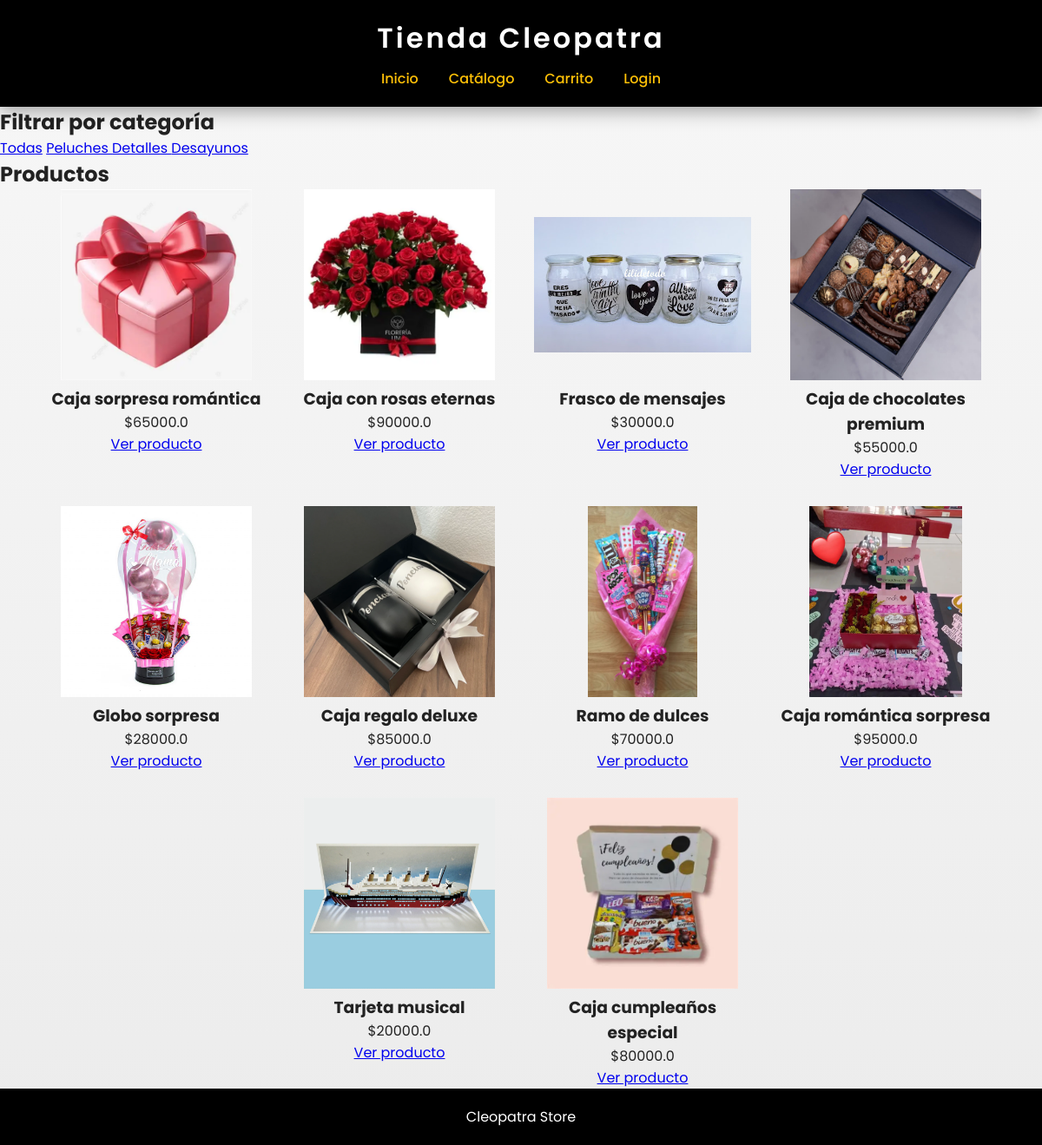
The page /catalogo?categoria=2 on the database its author committed.
### tables this page shows
CREATE TABLE categorias (
        id_categoria INTEGER PRIMARY KEY AUTOINCREMENT,
        nombre TEXT NOT NULL
    );

CREATE TABLE productos (
        id_producto INTEGER PRIMARY KEY AUTOINCREMENT,
        nombre TEXT NOT NULL,
        descripcion TEXT,
        precio REAL NOT NULL,
        id_categoria INTEGER, imagen BLOB,
        FOREIGN KEY (id_categoria) REFERENCES categorias(id_categoria)
    );

### app.py (the view)
@app.route("/catalogo")
def catalogo():
    conn = get_db()
    categoria = request.args.get("categoria")
    if categoria:
        productos = conn.execute(
            "SELECT * FROM productos WHERE id_categoria=?",
            (categoria,)
        ).fetchall()
    else:
        productos = conn.execute(
            "SELECT * FROM productos"
        ).fetchall()
    categorias = conn.execute("SELECT * FROM categorias").fetchall()
    conn.close()
    return render_template(
        "publico/catalogo.html",
        productos=productos,
        categorias=categorias
    )

### app.py (called while the page is built)
def get_db():
    conn = sqlite3.connect(DATABASE)
    conn.row_factory = sqlite3.Row
    return conn

### templates/publico/catalogo.html (shortened to what this page needs)
<!DOCTYPE html>
<html lang="es">
<head>
    <link rel="stylesheet" href="{{ url_for('static', filename='css/styles.css') }}">
</head>
<body>
<header>
    <h1>Tienda Cleopatra</h1>
    <nav>
        <a href="{{ url_for('home') }}">Inicio</a>
        <a href="{{ url_for('catalogo') }}">Catálogo</a>
        <a href="{{ url_for('carrito') }}">Carrito</a>
        {% if session.get('usuario_id') %}
            <span>Hola {{ session.get('nombre') }}</span>
            <a href="{{ url_for('mis_pedidos') }}">Mis pedidos</a>
            <a href="{{ url_for('logout') }}">Cerrar sesión</a>
        {% else %}
            <a href="{{ url_for('login') }}">Login</a>
        {% endif %}
    </nav>
</header>
<section class="filtro">
    <h2>Filtrar por categoría</h2>
    <a href="{{ url_for('catalogo') }}">Todas</a>
    {% for categoria in categorias %}
        <a href="{{ url_for('catalogo') }}?categoria={{ categoria.id_categoria }}">
            {{ categoria.nombre }}
        </a>
    {% endfor %}
</section>
<section class="catalogo">
    <h2>Productos</h2>
    <div class="grid-productos">
        {% for producto in productos %}
        <div class="producto">
            <img src="{{ url_for('static', filename='img/' + (producto.imagen or 'producto1.jpg')) }}" class="producto-img">
            <h3>{{ producto.nombre }}</h3>
            <p>${{ producto.precio }}</p>
            <a href="{{ url_for('producto', id=producto.id_producto) }}">
                Ver producto
            </a>
        </div>
        {% endfor %}
    </div>
</section>
<footer>
    <p>Cleopatra Store</p>
</footer>
</body>
</html>

### static/css/styles.css (style rules this page uses)
* { margin:0; padding:0; box-sizing:border-box; }
.grid-productos { display:flex; gap:30px; flex-wrap:wrap; justify-content:center; }
.producto { width:250px; text-align:center; }
.producto img { width:100%; height:220px; object-fit:contain; }
html,body { height:100%; }
body { font-family:'Poppins',sans-serif; background:linear-gradient(180deg,#f7f7f7,#ececec); color:#222; display:flex; flex-direction:column; min-height:100vh; animation:fadePage .6s ease; }
header { background:#000; color:#fff; padding:20px; box-shadow:0 5px 20px rgba(0,0,0,0.35); position:sticky; top:0; z-index:1000; }
header h1 { text-align:center; margin-bottom:10px; letter-spacing:3px; font-weight:600; }
nav { display:flex; justify-content:center; align-items:center; gap:35px; flex-wrap:wrap; }
nav a { color:#FFC107; text-decoration:none; font-weight:500; position:relative; transition:0.3s; }
nav a::after { content:''; width:0%; height:2px; background:#FFC107; position:absolute; bottom:-5px; left:0; transition:0.3s; }
footer { background:#000; color:#fff; text-align:center; padding:20px; margin-top:auto; width:100%; }

### rows shown on the page
categorias: nombre "Peluches"
categorias: nombre "Detalles"
categorias: nombre "Desayunos"
productos: imagen (picture), nombre "Caja sorpresa romántica", precio "65000.0"
productos: imagen (picture), nombre "Caja con rosas eternas", precio "90000.0"
productos: imagen (picture), nombre "Frasco de mensajes", precio "30000.0"
productos: imagen (picture), nombre "Caja de chocolates premium", precio "55000.0"
productos: imagen (picture), nombre "Globo sorpresa", precio "28000.0"
productos: imagen (picture), nombre "Caja regalo deluxe", precio "85000.0"
productos: imagen (picture), nombre "Ramo de dulces", precio "70000.0"
productos: imagen (picture), nombre "Caja romántica sorpresa", precio "95000.0"
productos: imagen (picture), nombre "Tarjeta musical", precio "20000.0"
productos: imagen (picture), nombre "Caja cumpleaños especial", precio "80000.0"
